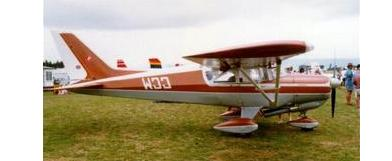
#> input picture Template/Airplanes/image_0009.png, 392 x 161 px, given as the content of the folder C:/Baka/Projects/ImageCategorization/Template/Cars, which was not available
$ python ImageCategorization_1.py   (Python 2 division)   (older library calls are emulated)
#> lines starting #> are read from the running program, lines starting #| are printed output that depends on the picture; pictures that were not available may be replaced by others from this repository, and a replacement may not be noted
import cv2
import numpy as np
import matplotlib.pyplot as plt
import os
from sklearn.cluster import KMeans
from sklearn.neighbors import NearestNeighbors
from sklearn.svm import LinearSVC, SVC
from sklearn import metrics


# initialise OpenCV's SIFT
sift=cv2.SIFT()

# Initialize the y vectors for training SVM
y_train = []
y_test = []


def get_imlist(path):
    return [os.path.join(path,f) for f in os.listdir(path) if (f.endswith('.jpg') or f.endswith('.jpeg') or f.endswith('.png'))]

#Use the following function when reading an image through OpenCV and displaying through plt.
def showfig(image, ucmap):
    #There is a difference in pixel ordering in OpenCV and Matplotlib.
    #OpenCV follows BGR order, while matplotlib follows RGB order.
    if len(image.shape)==3 :
        b,g,r = cv2.split(image)       # get b,g,r
        image = cv2.merge([r,g,b])     # switch it to rgb
    imgplot=plt.imshow(image, ucmap)
    imgplot.axes.get_xaxis().set_visible(False)
    imgplot.axes.get_yaxis().set_visible(False)

def get_cluster_centers_of_descriptors(k, descriptor_mat):

    descriptor_mat=np.double(np.vstack(descriptor_mat))

    print 'Inside clustering module, desciptor_mat.shape', descriptor_mat.shape

    kmeans = KMeans(n_clusters=k)
    kmeans = kmeans.fit(descriptor_mat)
    labels = kmeans.predict(descriptor_mat)
    cluster_centers = kmeans.cluster_centers_
    return cluster_centers

def get_descriptors(dataset):

    # name of all the folders together
#> called with dataset = 'Template'
    folders=['Cars','Airplanes','Motorbikes']

    print 'Getting SIFT features for %s dataset'%dataset

    folder_number=-1
    count = 0
    descriptors=[]

    for folder in folders:
        folder_number+=1

        #get all the training images from a particular class
        filenames=get_imlist('C:/Baka/Projects/ImageCategorization/%s/%s'%(dataset,folder))
##        print filenames

        for image_name in filenames:
            img=cv2.imread(image_name)
#> img is the input picture: shape (161, 392, 3); mean B, G, R 147, 168.9, 180.7

            # carry out normal preprocessing routines
            gray= cv2.cvtColor(img,cv2.COLOR_BGR2GRAY)
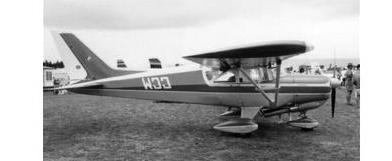
#> gray: shape (161, 392); min 0, max 255, mean 169.9
            gray=cv2.resize(gray, (400, 200), interpolation=cv2.INTER_AREA)
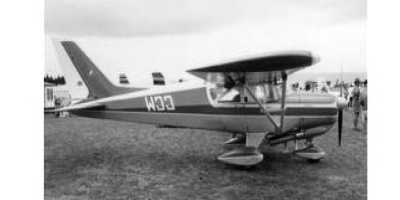
#> gray: shape (200, 400); min 0, max 255, mean 169.9
            gray=cv2.equalizeHist(gray)
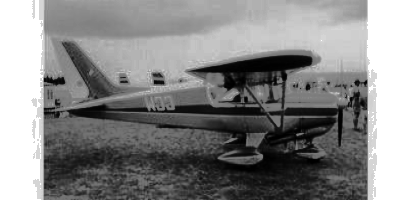
#> gray: shape (200, 400); min 0, max 255, mean 131.7

            #get all the SIFT descriptors for an image
            keypoints, des=sift.detectAndCompute(gray, None)
#> keypoints = 675 keypoints; strongest (x, y, size): (365, 82, 2.8), (47, 80, 5.6), (303, 60, 11.8), (156, 82, 3.3)
##            print 'descriptor.shape', des.shape

            descriptors.append(des)

            count = count+1
##            print 'Done for', str(count), 'images.'

            if dataset == 'Train':
                y_train.append(folder_number)
            elif dataset == 'Test':
                y_test.append(folder_number)

    return descriptors


def cluster_features_train(img_descs, cluster_model):
    """
    Cluster the training features using the cluster_model
    and convert each set of descriptors in img_descs
    to a Visual Bag of Words histogram.
    Parameters:
    -----------
    X : list of lists of SIFT descriptors (img_descs)
    training_idxs : array/list of integers
        Indicies for the training rows in img_descs
    cluster_model : clustering model (eg KMeans from scikit-learn)
        The model used to cluster the SIFT features
    Returns:
    --------
    X, cluster_model :
        X has K feature columns, each column corresponding to a visual word
        cluster_model has been fit to the training set
    """
    n_clusters = cluster_model.n_clusters
    # Concatenate all descriptors in the training set together
    training_descs = img_descs
    all_train_descriptors = [desc for desc_list in training_descs for desc in desc_list]
    all_train_descriptors = np.array(all_train_descriptors)

    if all_train_descriptors.shape[1] != 128:
        raise ValueError('Expected SIFT descriptors to have 128 features, got', all_train_descriptors.shape[1])

    # train kmeans or other cluster model on those descriptors selected above
    print 'Training KNN model...'
    cluster_model.fit(all_train_descriptors)
    print('Done clustering. Using clustering model to generate BoW histograms for each image.')

    # compute set of cluster-reduced words for each image
    img_clustered_words = [cluster_model.predict(raw_words) for raw_words in img_descs]

    # finally make a histogram of clustered word counts for each image. These are the final features.
    img_bow_hist = np.array(
        [np.bincount(clustered_words, minlength=n_clusters) for clustered_words in img_clustered_words])

    X = img_bow_hist
    print('Done generating BoW histograms.')

    return X, cluster_model

def cluster_features_test(img_descs, cluster_model):
    n_clusters = cluster_model.n_clusters
    # Concatenate all descriptors in the training set together
    test_descs = img_descs
    all_test_descriptors = [desc for desc_list in test_descs for desc in desc_list]
    all_test_descriptors = np.array(all_test_descriptors)

    if all_test_descriptors.shape[1] != 128:
        raise ValueError('Expected SIFT descriptors to have 128 features, got', all_test_descriptors.shape[1])

    # compute set of cluster-reduced words for each image
    img_clustered_words = [cluster_model.predict(raw_words) for raw_words in img_descs]

    # finally make a histogram of clustered word counts for each image. These are the final features.
    img_bow_hist = np.array(
        [np.bincount(clustered_words, minlength=n_clusters) for clustered_words in img_clustered_words])

    X = img_bow_hist
    print('Done generating BoW histograms.')

    return X

def train_and_test_model(classifier, Xtrain, ytrain, Xtest, ytest, is_neural_net=False):
    classifier.fit(Xtrain, ytrain)

    pred = classifier.predict(Xtrain)
    score = metrics.accuracy_score(ytrain, pred)

##    print 'Accuracy on training set = ', score*100

    pred = classifier.predict(Xtest)
    score = metrics.accuracy_score(ytest, pred)

##    print 'Accuracy on test set = ', score*100
    return score*100

########################################################################################################################
# Starting the actual code to train and test SVM on the features
########################################################################################################################

# for keeping all the descriptors from the data.
descriptor_template = get_descriptors('Template')
descriptor_train = get_descriptors('Train')
descriptor_test = get_descriptors('Test')
##print 'descriptor_template.shape', descriptor_template[0].shape


NUMBER_OF_CLUSTERS = 250


while NUMBER_OF_CLUSTERS <= 250:
    print "="*80
    print 'Number of clusters = ', NUMBER_OF_CLUSTERS
    #Training the model on template images to get the bag of words vocabulary, and cluster centers.
    template_features , knn = cluster_features_train(descriptor_template, KMeans(n_clusters=NUMBER_OF_CLUSTERS))

    #Use the trained knn model to generate training and test features.
    X_train = cluster_features_test(descriptor_train, knn)
    X_test = cluster_features_test(descriptor_test, knn)


    ###################################################################
    # Implement SVM
    ###################################################################


    print 'Training SVM model...'
    c_parameter = 0.001
    best_score = 0
    while c_parameter <= 1000:
        svmModel = LinearSVC(C=c_parameter,penalty="l2", dual= False, tol=1e-3) #Penalty is L2 and not twelve.
    ##    print 'c_parameter = ', c_parameter
        score = train_and_test_model(svmModel, X_train, y_train, X_test, y_test)
        c_parameter *=2

        if score > best_score:
            best_score = score

    print 'Number of clusters = ',str(NUMBER_OF_CLUSTERS),'; Accuracy of SVM = ',str(best_score)

    NUMBER_OF_CLUSTERS = NUMBER_OF_CLUSTERS + 100
